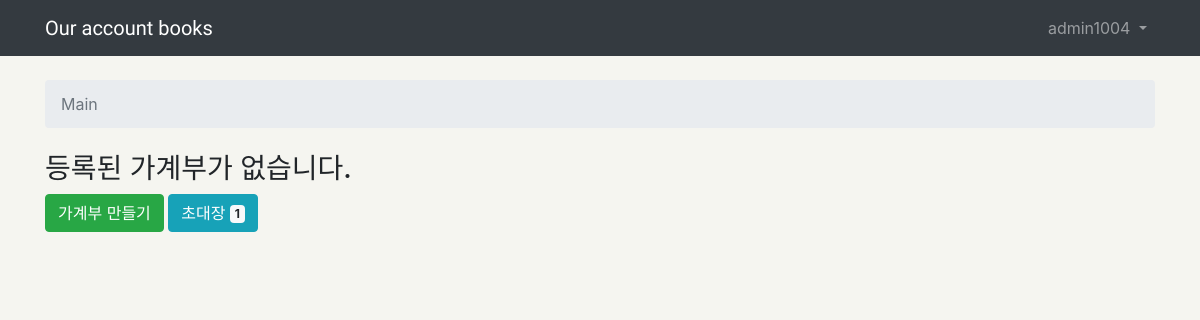
Before: /home/ (signed in) with the older database file.
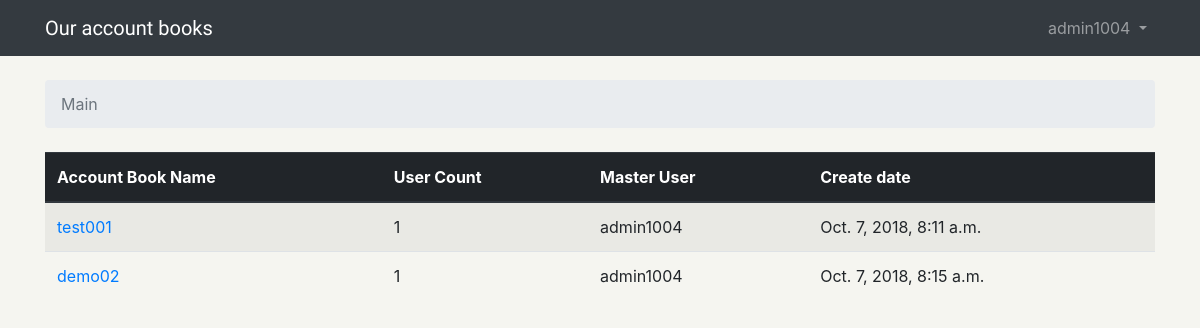
After: the same page with the newer database file.
### accountBookMain/models.py (models this page shows)
class PartyBelongTo(models.Model):
    user_id = models.ForeignKey(User, related_name='partyBelongTo', on_delete=models.CASCADE)
    account_id = models.ForeignKey(AccountBooksName, related_name='partyBelongTo', on_delete=models.CASCADE)
    create_at = models.DateTimeField(auto_now_add=True)

class AccountBooksName(models.Model):
    account_id = models.AutoField(primary_key=True)
    account_name = models.CharField(max_length=100)
    p_cnt = models.IntegerField(default=0)
    language = models.CharField(max_length=30)  # 언어설정 칼럼
    create_at = models.DateTimeField(auto_now_add=True)
    create_user = models.CharField(max_length=100, null=False)

### accountBookMain/views.py (the view)
# urls.py: path('home/', views.main_view, name='home')
@login_required
def main_view(request):
    get_user = request.user
    get_list = PartyBelongTo.objects.filter(user_id=get_user)
    if len(get_list) == 0:
        get_list = False
    return render(request, 'home.html', {'list': get_list})

### templates/home.html (shortened to what this page needs)
{% extends 'base.html' %}
{% block breadcrumb %}
    <li class="breadcrumb-item active">Main</li>
{% endblock %}
{% block contents %}
    {% if list is False %}
        <h3>등록된 가계부가 없습니다.</h3>
        <a class="btn btn-success" href="{% url 'make_account' %}" role="button">가계부 만들기</a>
        <button type="button" class="btn btn btn-info">
            초대장
            <span class="badge badge-light">1</span>
        </button>
    {% else %}
        <table class="table table-striped">
            <thead class="thead-dark">
                <th scope="col">Account Book Name</th>
                <th scope="col">User Count</th>
                <th scope="col">Master User</th>
                <th scope="col">Create date</th>
            </thead>
            <tbody>
                 {% for item in list %}
                    <tr>
                        <td>
                            <a href="#">{{ item.account_id.account_name }}</a>
                        </td>
                        <td>{{ item.account_id.p_cnt }}</td>
                        <td>{{ item.account_id.create_user }}</td>
                        <td>{{ item.account_id.create_at }}</td>
                    </tr>
                {% endfor %}
            </tbody>
        </table>
    {% endif %}
{% endblock %}

### templates/base.html (shortened to what this page needs)
{% load static %}<!DOCTYPE html>
<html>
    <head>
        <link rel="stylesheet" href="{% static 'css/bootstrap.min.css' %}">
        <link rel="stylesheet" href="{% static 'css/baseBackgroundSettings.css' %}">
    </head>
    <body>
        {% block body %}
            <nav class="navbar navbar-expand-sm navbar-dark bg-dark">
                <div class="container">
                    <a class="navbar-brand head-title" href="{% url 'home' %}">Our account books</a>
                    <div class="collapse navbar-collapse" id="mainMenu">
                        <ul class="navbar-nav ml-auto">
                            <li class="nav-item dropdown">
                                <a class="nav-link dropdown-toggle" href="#" id="userMenu" data-toggle="dropdown" aria-haspopup="true" aria-expanded="false">
                                    {{ user.username }}
                                </a>
                            </li>
                        </ul>
                    </div>
                </div>
            </nav>
            <div class="container">
                <ol class="breadcrumb my-4">
                    {% block breadcrumb %}
                    {% endblock%}
                </ol>
                {% block contents %}
                {% endblock %}
            </div>
        {% endblock body %}
    </body>
<html>

### static/css/baseBackgroundSettings.css (style rules this page uses)
body { background-color : #f5f5f0; }
.head-title { font-family: 'Peralta', cursive; }

Changed rows visible on the page:
added PartyBelongTo: account_id.account_name "test001", account_id.p_cnt "1", account_id.create_user "admin1004", account_id.create_at "Oct. 7, 2018, 8:11 a.m."
added PartyBelongTo: account_id.account_name "demo02", account_id.p_cnt "1", account_id.create_user "admin1004", account_id.create_at "Oct. 7, 2018, 8:15 a.m."
Other visible differences:
text no longer shown: "등록된 가계부가 없습니다. 가계부 만들기 초대장 1"
text now shown: "Account Book Name User Count Master User Create date"
